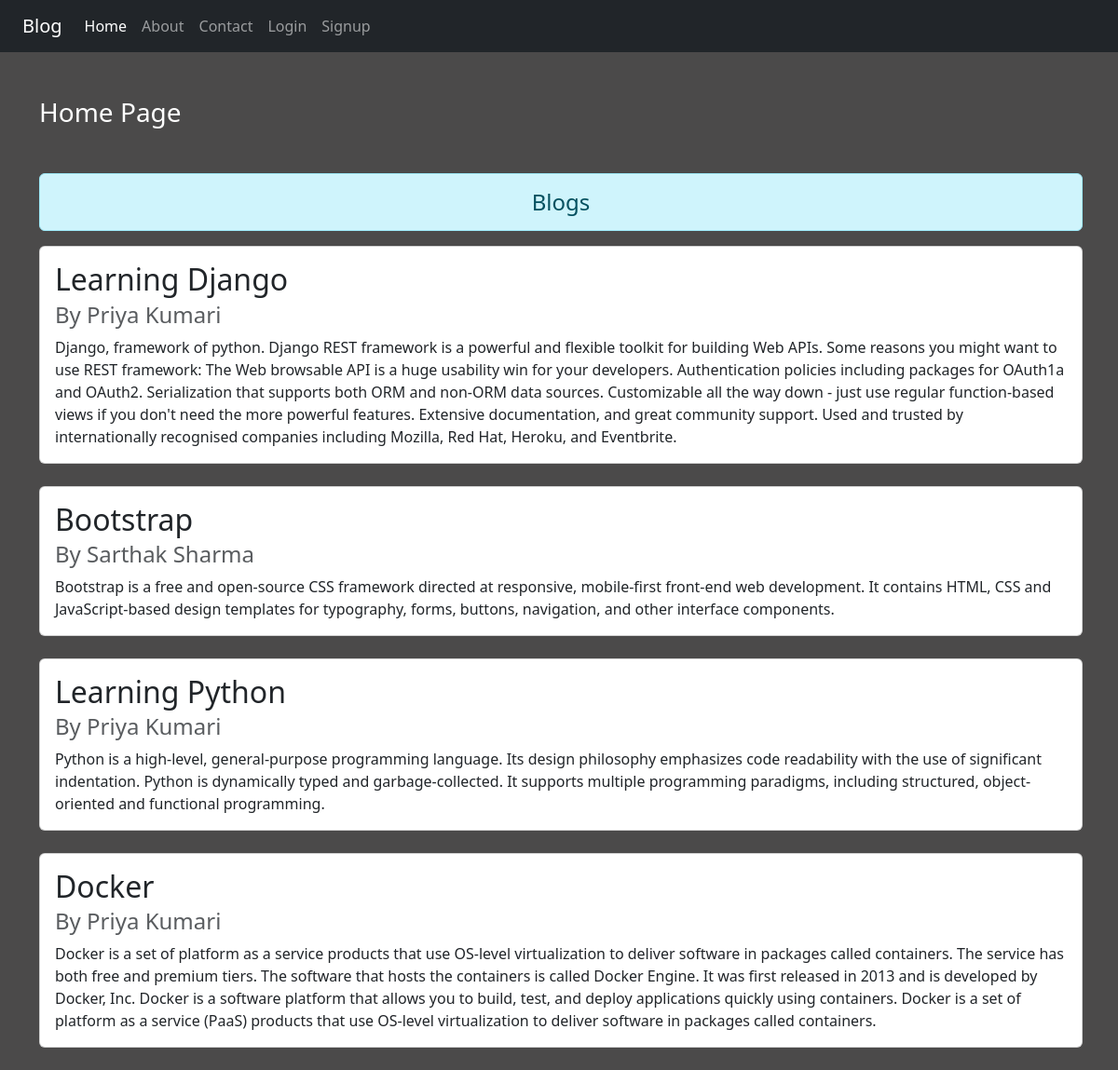
The page / on the database its author committed.
### blog_app/models.py (models this page shows)
class Blog(models.Model):
    title = models.CharField(max_length=150)
    author = models.CharField(max_length=150)
    body = models.TextField()

### blog_app/views.py (the view)
# urls.py: path('', views.home),
def home(request):
    blogs = Blog.objects.all()
    return render(request, 'home.html', {'blogs': blogs})

### blog_app/templates/home.html
{% extends 'base.html' %}
{% load static %}
{% block content %}
<div class="col-sm-10">
    <h3 class="text-white my-5">Home Page</h3>
    <h4 class="text-center alert alert-info mt-3" style="width: 70rem;">Blogs</h4>
    {% for blog in blogs %}
    <div class="card" style="width: 70rem;">
        <div class="card-body">
          <h2 class="card-title">{{blog.title}}</h2>
          <h4 class="card-subtitle mb-2 text-body-secondary"> By {{blog.author}}</h4>
          <p class="card-text">{{blog.body}}</p>
        </div>
    </div>
    <br>
    {% endfor %}
</div>
{% endblock content %}

### blog_app/static/css/style.css (style rules this page uses)
body { background-color: rgb(75, 74, 74); color: antiquewhite; }

### rows shown on the page
Blog: title "Learning Django", author "Priya Kumari", body "Django, framework of python. Django REST framework is a powerful and flexible toolkit for building Web APIs. Some reasons you might want to use REST framework: The Web browsable API is a huge usability win for your developers. Authentication policies including packages for OAuth1a and OAuth2. Serialization that supports both ORM and non-ORM data sources. Customizable all the way down - just use regular function-based views if you don't need the more powerful features. Extensive documentation, and great community support. Used and trusted by internationally recognised companies including Mozilla, Red Hat, Heroku, and Eventbrite."
Blog: title "Bootstrap", author "Sarthak Sharma", body "Bootstrap is a free and open-source CSS framework directed at responsive, mobile-first front-end web development. It contains HTML, CSS and JavaScript-based design templates for typography, forms, buttons, navigation, and other interface components."
Blog: title "Learning Python", author "Priya Kumari", body "Python is a high-level, general-purpose programming language. Its design philosophy emphasizes code readability with the use of significant indentation. Python is dynamically typed and garbage-collected. It supports multiple programming paradigms, including structured, object-oriented and functional programming."
Blog: title "Docker", author "Priya Kumari", body "Docker is a set of platform as a service products that use OS-level virtualization to deliver software in packages called containers. The service has both free and premium tiers. The software that hosts the containers is called Docker Engine. It was first released in 2013 and is developed by Docker, Inc. Docker is a software platform that allows you to build, test, and deploy applications quickly using containers. Docker is a set of platform as a service (PaaS) products that use OS-level virtualization to deliver software in packages called containers."
